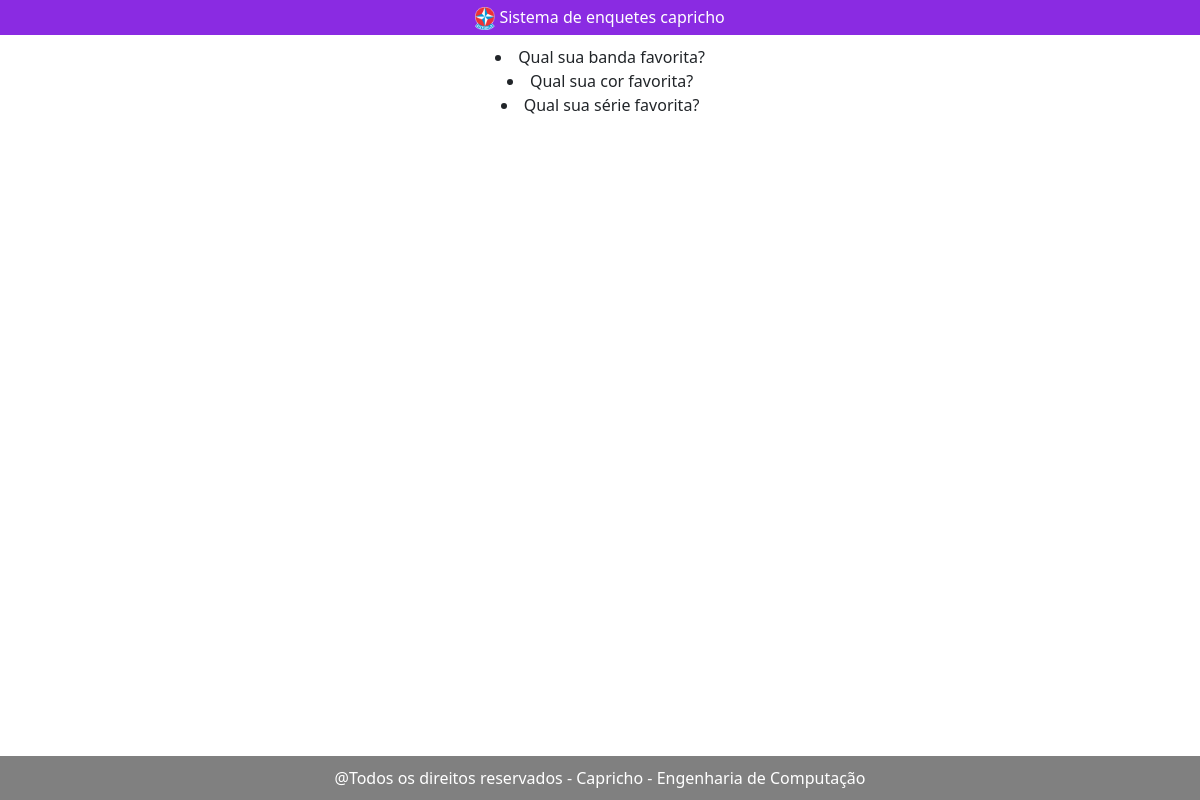
Before: / with the older database file.
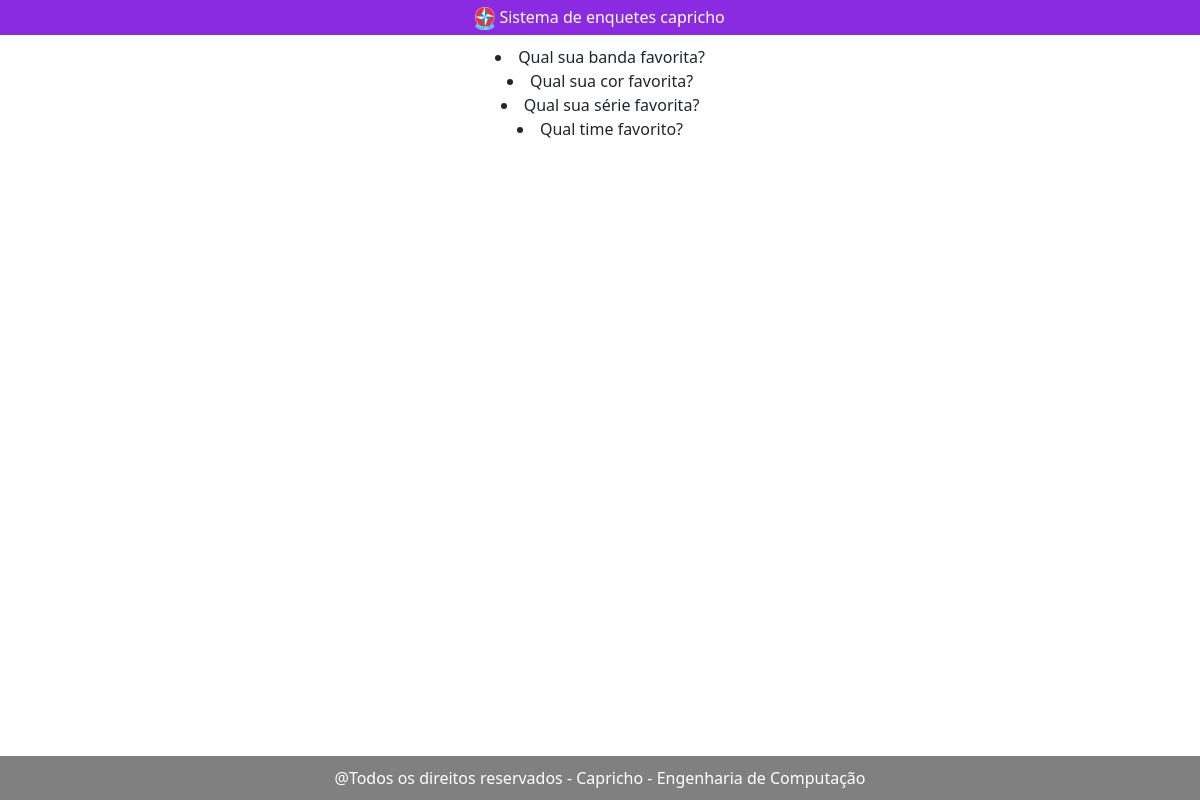
After: the same page with the newer database file.
### enquete/models.py (models this page shows, shortened)
class Questao(models.Model):
    descricao = models.CharField(max_length=200)
    objects = models.Manager()

### enquete/views.py (the view)
# urls.py: path('', views.index, name='index'),
def index(request):
    questoes = Questao.objects.order_by('descricao')
    contexto = {'questoes': questoes}
    return render(request, 'enquete/index.html', contexto)

### enquete/templates/enquete/index.html (shortened to what this page needs)
<!DOCTYPE html>
    {% load static %}
<html>
    <head>
        <link rel="stylesheet" type="text/css" href="{% static 'enquete/style.css' %}" media="screen" />
        <link rel="stylesheet" href="https://cdn.jsdelivr.net/npm/bootstrap@5.3.0/dist/css/bootstrap.min.css">
    </head>
    <header>
        <img width="20px" src="{% static 'enquete/Logo_Estrela.png' %}">
        Sistema de enquetes capricho
    </header>
    <body>
        <div id="conteudo">
            {% for questao in questoes  %}
                <li> {{ questao.descricao }}</li>
            {% endfor %}
        </div>
    </body>
    <footer>
        @Todos os direitos reservados - Capricho - Engenharia de Computação
    </footer>
</html>

Changed rows visible on the page:
added Questao: descricao "Qual time favorito?"
